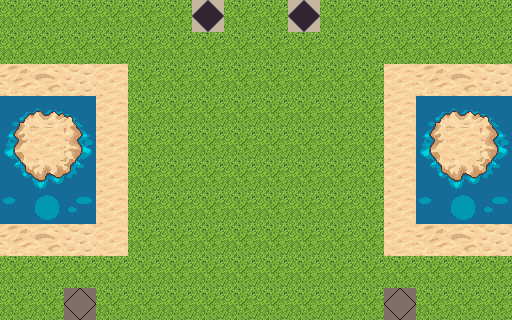

The image is a tile-based game level rendered from a .tmx file. Its description and source (layers, tilesets, objects; grid data summarised) follow:
An orthogonal 16x10 tile map with 32x32 px tiles, 1 tile layer (ground).

<map version="1.0" orientation="orthogonal" renderorder="right-down" width="16" height="10" tilewidth="32" tileheight="32" nextobjectid="1">
 <tileset firstgid="1" name="terrain" tilewidth="32" tileheight="32" tilecount="1024">
  <image source="terrain.png" width="1024" height="1024" />
  <tile id="277">
   <properties>
    <property name="restriction" value="unavailable" />
   </properties>
  </tile>
  <tile id="278">
   <properties>
    <property name="restriction" value="unavailable" />
   </properties>
  </tile>
  <tile id="279">
   <properties>
    <property name="restriction" value="unavailable" />
   </properties>
  </tile>
  <tile id="309">
   <properties>
    <property name="restriction" value="unavailable" />
   </properties>
  </tile>
  <tile id="311">
   <properties>
    <property name="restriction" value="unavailable" />
   </properties>
  </tile>
  <tile id="341">
   <properties>
    <property name="restriction" value="unavailable" />
   </properties>
  </tile>
  <tile id="342">
   <properties>
    <property name="restriction" value="unavailable" />
   </properties>
  </tile>
  <tile id="343">
   <properties>
    <property name="restriction" value="unavailable" />
   </properties>
  </tile>
  <tile id="373">
   <properties>
    <property name="restriction" value="unavailable" />
   </properties>
  </tile>
  <tile id="374">
   <properties>
    <property name="restriction" value="unavailable" />
   </properties>
  </tile>
  <tile id="375">
   <properties>
    <property name="restriction" value="unavailable" />
   </properties>
  </tile>
  <tile id="620">
   <properties>
    <property name="restriction" value="source" />
   </properties>
  </tile>
  <tile id="621">
   <properties>
    <property name="restriction" value="target" />
   </properties>
  </tile>
 </tileset>
 <layer name="ground" width="16" height="10">
  <data>[160 cells, 160 non-empty, 19 distinct tile ids]</data>
 </layer>
</map>
